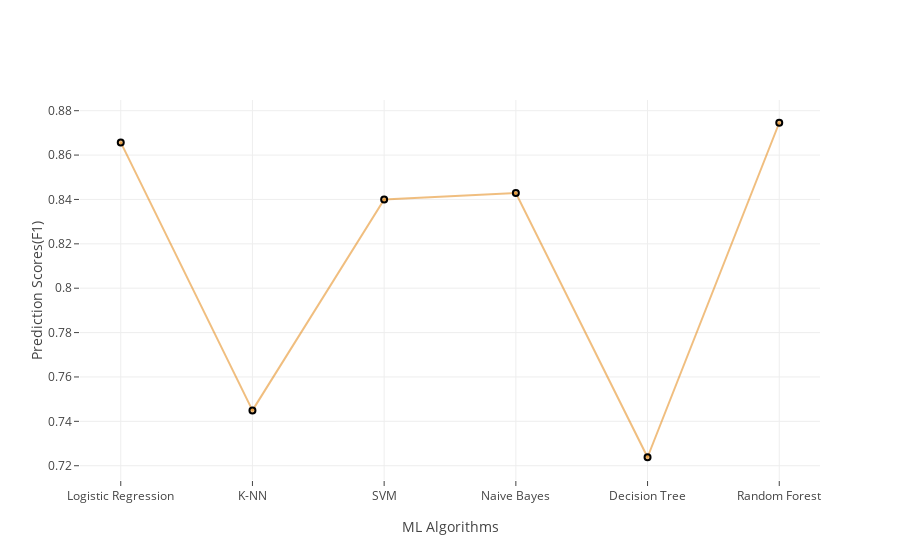

This figure's notebook cell:
### Markdown cell above
# Scatter Plot For Comparasion of ML Algorithms Prediciton Scores (F1)

### Code cell
scoresf1=[LRf1,KNNf1,SVMf1,NBf1,DTf1,RFf1]
#create traces

trace1 = go.Scatter(
    x = AlgorthmsName,
    y= scoresf1,
    name='Algortms Name',
    marker =dict(color='rgba(225,126,0,0.5)',
               line =dict(color='rgb(0,0,0)',width=2)),
                text=AlgorthmsName
)
data = [trace1]

layout = go.Layout(barmode = "group", 
                  xaxis= dict(title= 'ML Algorithms',ticklen= 5,zeroline= False),
              yaxis= dict(title= 'Prediction Scores(F1)',ticklen= 5,zeroline= False))
fig = go.Figure(data = data, layout = layout)
iplot(fig)

### Figure 1 — Plotly figure (JSON) as saved in the notebook; plotly's stock layout.template omitted (floating-point values rounded to 4 significant figures)
{"data": [{"marker": {"color": "rgba(225,126,0,0.5)", "line": {"color": "rgb(0,0,0)", "width": 2}}, "name": "Algortms Name", "text": ["Logistic Regression", "K-NN", "SVM", "Naive Bayes", "Decision Tree", "Random Forest", "Artificial Neural Network", "Gradient Boosting Machine"], "type": "scatter", "uid": "668109fd-fea9-4f79-983a-1c5ef9de6ffc", "x": ["Logistic Regression", "K-NN", "SVM", "Naive Bayes", "Decision Tree", "Random Forest", "Artificial Neural Network", "Gradient Boosting Machine"], "y": [0.8657, 0.7449, 0.84, 0.8429, 0.7238, 0.8746]}], "layout": {"barmode": "group", "xaxis": {"ticklen": 5, "title": {"text": "ML Algorithms"}, "zeroline": false}, "yaxis": {"ticklen": 5, "title": {"text": "Prediction Scores(F1)"}, "zeroline": false}}}
